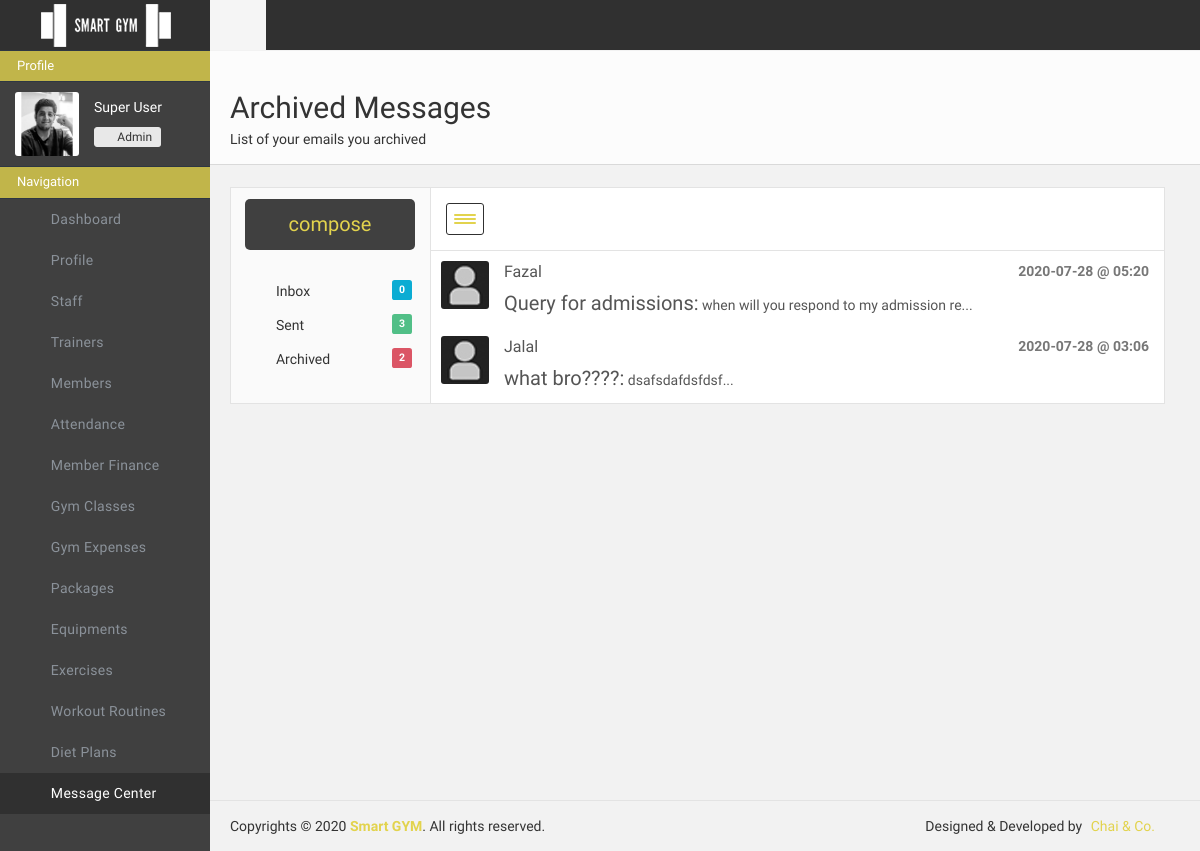
The page /adminportal/messagesarchived/ (signed in) on the database as committed earlier.
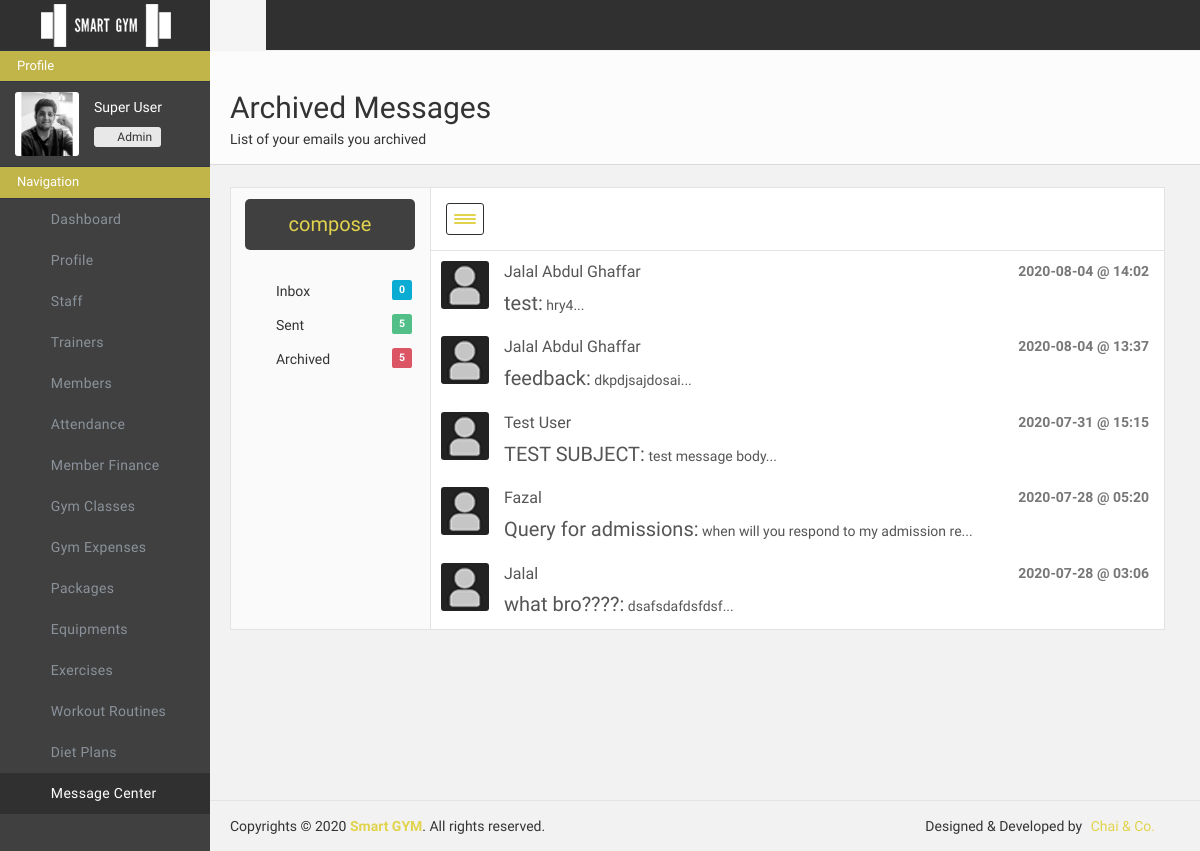
The same page on the database as committed later.
### adminportal/models.py (models this page shows)
class ArchivedMessageData(models.Model):
    msg_id = models.AutoField(primary_key=True)
    msg_sender_name = models.CharField(max_length=500, default="")
    msg_sender_email = models.CharField(max_length=500, default="")
    msg_sender_time = models.CharField(max_length=500, default="")
    msg_sender_date = models.CharField(max_length=500, default="")
    msg_sender_subject = models.CharField(max_length=500, default="")
    msg_sender_mail = models.TextField(default="")

### adminportal/views.py (the view)
# urls.py: path('messagesarchived/', views.messagesarchived, name="adminportal-messagesarchived"),
def messagesarchived(request):
    if "userid" in request.session and request.session["userrole"] == "Admin" :
        params = {}
        params["inboxlength"] = len(MessageData.objects.all())
        params["sentlength"] = len(ReplyMessageData.objects.all())
        params["archivedlength"] = len(ArchivedMessageData.objects.all())
        params["messages"] = ArchivedMessageData.objects.all().order_by("-msg_id")
        return render(request, 'adminportal/messagearchived.html' , params)
    else:
        return redirect('/adminportal/login/')

### adminportal/templates/adminportal/messagearchived.html (shortened to what the changed rows need)
{% load static %}
<!doctype html>
<html class="no-js">
    <head>
        <link href="{% static 'adminportal/css/icons.css'%}" rel="stylesheet" />
        <link href="{% static 'adminportal/css/bootstrap.css'%}" rel="stylesheet" />
        <link href="{% static 'adminportal/css/plugins.css'%}" rel="stylesheet" />
        <link href="{% static 'adminportal/css/main.css'%}" rel="stylesheet" />
        <link href="{% static 'adminportal/css/custom.css'%}" rel="stylesheet" />
    </head>
    <body>
        <div id="wrapper">
            <div class="page-content sidebar-page right-sidebar-page clearfix" style="margin-bottom: 80px;">
                <div class="page-content-wrapper">
                    <div class="page-content-inner">
                        <div id="page-header" class="clearfix">
                            <div class="page-header">
                                <h2>Archived Messages</h2>
                            </div>
                        </div>
                        <div id="email-app-wrapper">
                            <div id="email-sidebar">
                                <ul id="email-nav" class="nav nav-pills nav-stacked">
                                    <li><a href="/adminportal/messagessent"><i class="glyphicon glyphicon-send"></i> Sent <span class="label label-success">{{sentlength}}</span></a>
                                    </li>
                                    <li><a href="/adminportal/messagesarchived"><i class="glyphicon glyphicon-trash"></i> Archived <span class="label label-danger">{{archivedlength}}</span></a>
                                    </li>
                                </ul>
                            </div>
                            <div id="email-content">
                                <div class="email-wrapper">
                                    <div class="panel panel-default plain mb0 bshadowNone brad0 bl br bb bt checkall">
                                        <div class="panel-body p0">
                                            <div class="email-list col-lg-12">
                                                <ul class="list-group">
                                                    {% for message in messages %}
                                                        <a href="/adminportal/messagesarchivedview/{{message.msg_id}}" class="list-group-item email-list-item clearfix">
                                                            <img class="email-inbox-avatar" src="{% static 'adminportal/img/avatars/3.jpg' %}" alt="avatar">
                                                            <p class="email-inbox-name">{{message.msg_sender_name}}</p>
                                                            <div class="email-inbox-info">
                                                                <span class="email-inbox-date text-muted">{{message.msg_sender_date}} @ {{message.msg_sender_time}}</span>
                                                            </div>
                                                            <p class="email-txt-preview">
                                                                <span class="email-subject-preview"><span style="font-size: 20px;">{{message.msg_sender_subject}}:</span> {{message.msg_sender_mail|slice:"0:40"}}...
                                                            </p>
                                                        </a>
                                                    {% endfor %}
                                                </ul>
                                            </div>
                                        </div>
                                    </div>
                                </div>
                            </div>
                        </div>
                    </div>
                </div>
            </div>
        </div>
    </body>
</html>

Rows that differ between the two databases and show on the page:
added ArchivedMessageData: msg_sender_name "Jalal Abdul Ghaffar", msg_sender_date "2020-08-04", msg_sender_time "14:02", msg_sender_subject "test", msg_sender_mail "hry4"
added ArchivedMessageData: msg_sender_name "Jalal Abdul Ghaffar", msg_sender_date "2020-08-04", msg_sender_time "13:37", msg_sender_subject "feedback", msg_sender_mail "dkpdjsajdosai"
added ArchivedMessageData: msg_sender_name "Test User", msg_sender_date "2020-07-31", msg_sender_time "15:15", msg_sender_subject "TEST SUBJECT", msg_sender_mail "test message body"
Other text that changed with them:
{{ sentlength }}: "3" → "5"
{{ archivedlength }}: "2" → "5"
